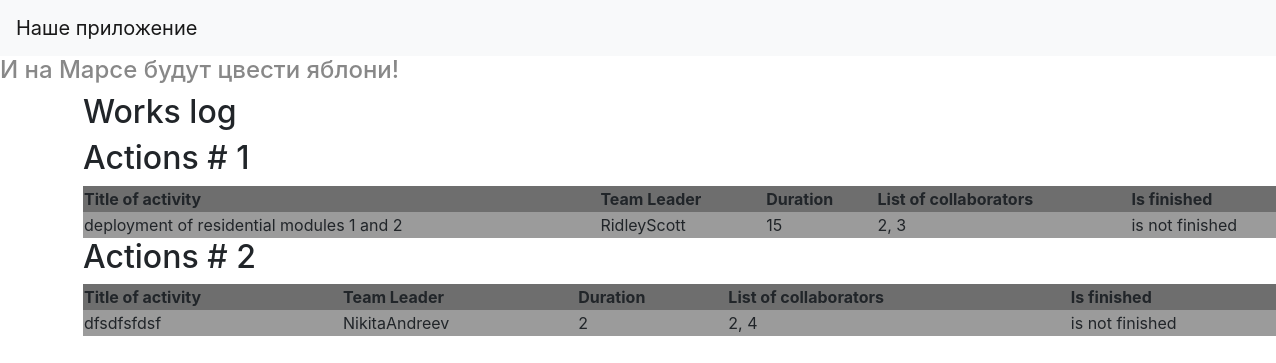
The page / on the database its author committed.
### data/jobs.py (models this page shows, shortened)
class Jobs(SqlAlchemyBase):
    __tablename__ = 'jobs'
    id = sqlalchemy.Column(sqlalchemy.Integer, primary_key=True, autoincrement=True)
    team_leader = sqlalchemy.Column(
        sqlalchemy.Integer, sqlalchemy.ForeignKey("users.id"), autoincrement=True)
    job = sqlalchemy.Column(sqlalchemy.String, nullable=True)
    work_size = sqlalchemy.Column(sqlalchemy.Integer, nullable=True)
    collaborators = sqlalchemy.Column(sqlalchemy.String, nullable=True)
    start_date = sqlalchemy.Column(
        sqlalchemy.DateTime, default=datetime.datetime.now)
    end_date = sqlalchemy.Column(
        sqlalchemy.DateTime, default=datetime.datetime.now)
    is_finished = sqlalchemy.Column(
        sqlalchemy.Boolean, nullable=True
    )
    user = orm.relation("User")

### data/users.py (models this page shows, shortened)
class User(SqlAlchemyBase):
    __tablename__ = 'users'
    id = sqlalchemy.Column(
        sqlalchemy.Integer, primary_key=True, autoincrement=True)
    surname = sqlalchemy.Column(sqlalchemy.String, nullable=True)
    name = sqlalchemy.Column(sqlalchemy.String, nullable=True)
    age = sqlalchemy.Column(sqlalchemy.Integer, nullable=True)
    position = sqlalchemy.Column(sqlalchemy.String, nullable=True)
    speciality = sqlalchemy.Column(sqlalchemy.String, nullable=True)
    address = sqlalchemy.Column(sqlalchemy.String, nullable=True)
    email = sqlalchemy.Column(
        sqlalchemy.String, index=True, unique=True, nullable=True)
    hashed_password = sqlalchemy.Column(sqlalchemy.String, nullable=True)
    modified_date = sqlalchemy.Column(
        sqlalchemy.DateTime, default=datetime.datetime.now)

### main.py (the view)
@app.route("/")
def index():
    db_sess = db_session.create_session()
    news = db_sess.query(Jobs)
    return render_template("index.html", news=news)

### data/db_session.py (called while the page is built)
def create_session() -> Session:
    global __factory
    return __factory()

### templates/index.html
{% extends "base.html" %}
{% block content %}
<h2 class='txe'>Works log</h2>
{% for item in news%}
<h2>Actions # {{item.id}}</h2>
    <table>
        <tr>
            <th style="background-color: rgb(110, 110, 110);">Title of activity</th>
            <th style="background-color: rgb(110, 110, 110);">Team Leader</th>
            <th style="background-color: rgb(110, 110, 110);">Duration</th>
            <th style="background-color: rgb(110, 110, 110);">List of collaborators</th>
            <th style="background-color: rgb(110, 110, 110);">Is finished</th>
        </tr>
        <tr>
            <td style="background-color: rgb(155, 155, 155);">{{ item.job }}</td>
            <td style="background-color: rgb(155, 155, 155);">{{ item.user.name }}{{ item.user.surname }}</td>
            <td style="background-color: rgb(155, 155, 155);">{{ item.work_size }}</td>
            <td style="background-color: rgb(155, 155, 155);">{{ item.collaborators }}</td>
            {% if item.is_finished %}
                <td style="background-color: rgb(155, 155, 155);">is finished</td>
            {% else %}
                <td style="background-color: rgb(155, 155, 155);">is not finished</td>
            {% endif %}
        </tr>
    </table>
{% endfor %}
{% endblock %}

### templates/base.html (shortened to what this page needs)
<!doctype html>
<html lang="en">
<head>
    <link rel="stylesheet" type="text/css" href="{{ url_for('static', filename='css/style.css') }}">
    <link rel="stylesheet" href="https://stackpath.bootstrapcdn.com/bootstrap/4.4.1/css/bootstrap.min.css">
</head>
  <body>
    <header>
      <nav class="navbar navbar-light bg-light">
        <a class="navbar-brand" href="#">Наше приложение</a>
    </header>
    <h4>И на Марсе будут цвести яблони!</h4>
    <main role="main" class="container">
        {% block content %}{% endblock %}
    </main>
  </body>
</html>

### static/css/style.css (style rules this page uses)
h4 { color:rgb(136, 136, 136); }
table { width: 110%; }

### rows shown on the page
Jobs: id "1", job "deployment of residential modules 1 and 2", user.name "Ridley", user.surname "Scott", work_size "15", collaborators "2, 3", is_finished "is not finished"
Jobs: id "2", job "dfsdfsfdsf", user.name "Nikita", user.surname "Andreev", work_size "2", collaborators "2, 4", shows "is not finished"
